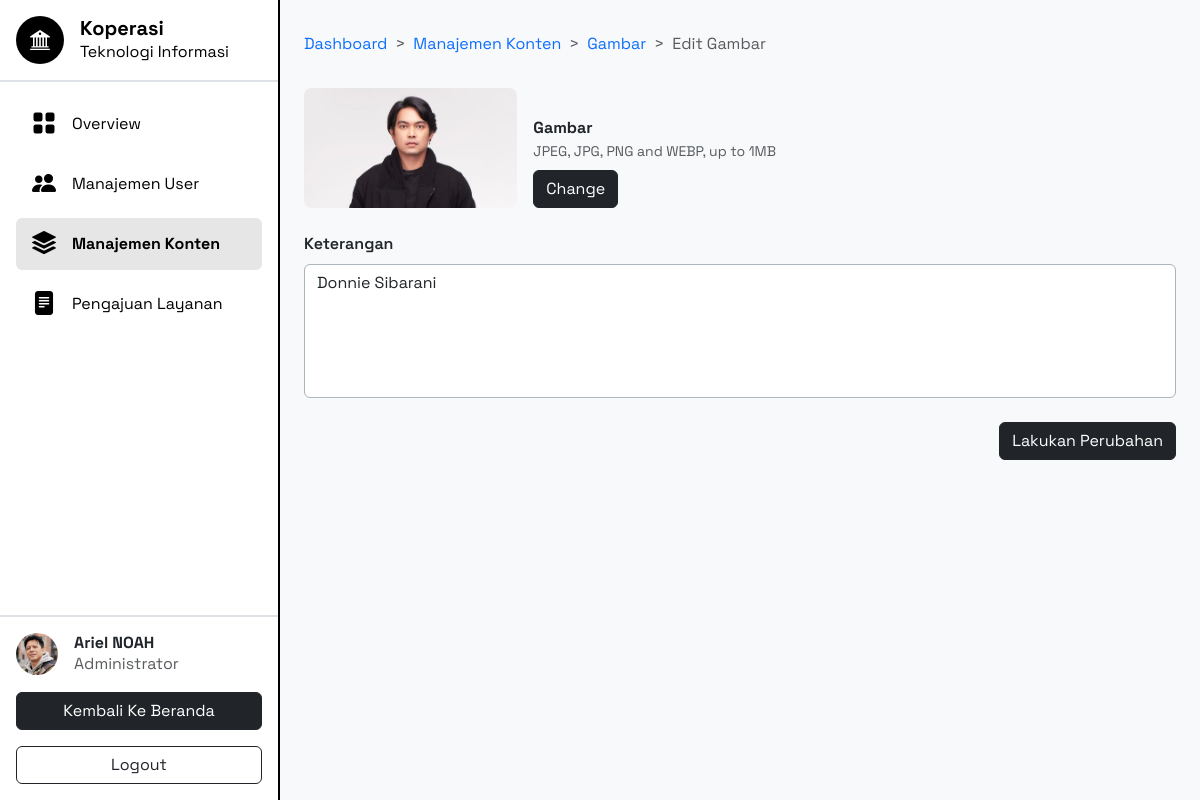
The app's page /dashboard/manage-content/image/edit/2 (signed in) with its own data.
### tables this page shows
CREATE TABLE `users` (
  `id` int NOT NULL,
  `avatar` varchar(150) NOT NULL,
  `nama` varchar(50) NOT NULL,
  `username` varchar(15) NOT NULL,
  `password` varchar(100) NOT NULL,
  `timestamp` timestamp NULL DEFAULT CURRENT_TIMESTAMP,
  `keterangan` text NOT NULL,
  `auth` varchar(20) NOT NULL,
  `aktif` enum('1','0') DEFAULT '1',
  `hapus` enum('1','0') DEFAULT '0'
);

CREATE TABLE `images` (
  `id` int NOT NULL,
  `nama_file` varchar(255) NOT NULL,
  `keterangan` text NOT NULL,
  `timestamp` timestamp NULL DEFAULT CURRENT_TIMESTAMP,
  `aktif` enum('1','0') DEFAULT '1',
  `hapus` enum('1','0') DEFAULT '0'
);

### app/Core/Controller.php (called while the page is built, shortened)
<?php
class Controller {
   protected function renderView(string $view, array $data = []) : void
   {
      extract($data);
      require_once __DIR__ . "/../View/" . $view . ".php";
   }
}

### app/Controller/ContentImageController.php (called while the page is built, shortened)
<?php
class ContentImageController extends Controller {
   private Image $imageModel;
   public function __construct()
   {
      $this->imageModel = new Image();
   }
   public function showEditImagePage(int $imageId) : void
   {
      $image = $this->imageModel->getImageById($imageId);
      $data = [
         "page" => "ManageContent/Image/edit-image",
         "id" => $image["id"],
         "imagePath" => "/uploads/img/" . $image["nama_file"],
         "keterangan" => $image["keterangan"],
      ];
      $this->renderView(view: "Dashboard/index", data: $data);
   }
}

### public/index.php (called while the page is built, shortened)
<?php
try {
   Router::dispatch();
} catch (Exception $e) {
   http_response_code(500);
   require_once __DIR__ . "/../app/View/Error/internal-server-error.php";
}

### app/Config/Database.php (called while the page is built, shortened)
<?php
class Database {
   public static function getConnection() : PDO
   {
      $servername = "localhost";
      $database = "koperasi";
      $username = "root";
      $password = "";
      return new PDO("mysql:host=$servername;dbname=$database", $username, $password);
   }
}

### app/Model/User.php (called while the page is built, shortened)
<?php
class User {
   private PDO $db;
   public function __construct()
   {
      $this->db = Database::getConnection();
   }
   public function getUserById(int $id) : ?array
   {
      $sql = "SELECT * FROM users WHERE id = ?";
      $stmt = $this->db->prepare($sql);
      $stmt->execute([$id]);
      $user = $stmt->fetch(PDO::FETCH_ASSOC);
      return $user ?: null;
   }
}

### app/Model/Image.php (called while the page is built, shortened)
<?php
class Image {
   private PDO $db;
   public function __construct()
   {
      $this->db = Database::getConnection();
   }
   public function getImageById(int $id) : ?array
   {
      $sql = "SELECT * FROM images WHERE id = ?";
      $stmt = $this->db->prepare($sql);
      $stmt->execute([$id]);
      $image = $stmt->fetch(PDO::FETCH_ASSOC);
      return $image ?: null;
   }
}

### app/View/Dashboard/ManageContent/Image/edit-image.php (the view, shortened to what this page needs)
<nav style="--bs-breadcrumb-divider: '>';" aria-label="breadcrumb" class="py-2 mb-4">
   <ol class="breadcrumb mb-0">
      <li class="breadcrumb-item"><a href="/dashboard">Dashboard</a></li>
      <li class="breadcrumb-item"><a href="/dashboard/manage-content">Manajemen Konten</a></li>
      <li class="breadcrumb-item"><a href="/dashboard/manage-content/image">Gambar</a></li>
      <li class="breadcrumb-item active" aria-current="page">Edit Gambar</li>
   </ol>
</nav>
<form method="POST" action=<?="/images/edit/$id"?> enctype="multipart/form-data">
   <div class="d-flex align-items-end gap-3 mb-4">
      <img id="imagePreview" src=<?=$imagePath?> alt="image-preview" class="rounded-3 object-fit-cover" style="aspect-ratio: 16/9; height: 120px;">
      <div>
         <h6 class="mb-1 fw-bold d-block">Gambar</h6>
         <p class="mb-2 text-body-secondary" style="font-size: 14px;">
            JPEG, JPG, PNG and WEBP, up to 1MB
         </p>
         <label class="btn btn-dark me-2" for="imageInput">Change</label>
      </div>
   </div>
   <div class="mb-4">
      <label class="mb-2 fw-semibold" for="keterangan">Keterangan</label>
      <textarea name="keterangan" id="keterangan" class="form-control border-dark-subtle" placeholder="Masukkan Keterangan Disini..." required rows="5"><?=$keterangan?></textarea>
   </div>
   <div class="d-flex justify-content-end gap-3">
      <button name="image" type="submit" class="btn btn-dark">
         Lakukan Perubahan
      </button>
   </div>
</form>

### app/Core/Router.php (shortened to what this page needs)
<?php
class Router {
   private static array $routes = [];
   public static function addRoute(string $method, string $path, string $controller, string $action, array $middlewares = []) : void
   {
      array_push(self::$routes,
         [
            "method" => $method,
            "path" => $path,
            "controller" => $controller,
            "action" => $action,
            "middlewares" => $middlewares
         ]
      );
   }
   public static function dispatch() : void
   {
      $path = $_SERVER["PATH_INFO"] ?? "/";
      $method = $_SERVER["REQUEST_METHOD"];
      foreach (self::$routes as $route) {
         $pattern = preg_replace("#:([a-zA-Z_][a-zA-Z0-9_]*)#", "([^/]+)", $route["path"]);
         $pattern = "#^" . $pattern . "$#";
         $routeAndPathExist = $route["method"] === $method && preg_match($pattern, $path, $matches);
         if ($routeAndPathExist) {
            array_shift($matches);
            $controller = new $route["controller"];
            $action = $route["action"];
            $controller->$action(...$matches);
            return;
         }
      }
   }
}

### app/Template/sidebar.php (shortened to what this page needs)
<aside id="dashboardSidebar" class="bg-white border-end border-2 border-black vh-100 d-flex flex-column" style="min-width: 280px; transition: 300ms;">
   <div class="p-3 border-bottom border-2 position-relative">
      <div class="d-flex align-items-center gap-3">
         <div class="bg-black d-flex flex-grow-0 justify-content-center align-items-center rounded-circle" style="width: 48px; height: 48px;">
            <i class="text-white bi bi-bank2 fs-5"></i>
         </div>
         <div class="text-black">
            <h5 class="fw-bold m-0">Koperasi</h5>
            <p class="m-0">Teknologi Informasi</p>
         </div>
      </div>
   </div>
   <div class="d-flex flex-column flex-grow-1 gap-2 p-3 overflow-y-auto">
      <a href="/dashboard" class="dashboard-menu d-flex align-items-center gap-3 text-decoration-none text-black px-3 py-2 rounded-2">
         <i class="bi bi-grid-fill fs-4"></i>
         <p class="m-0">Overview</p>
      </a>
      <?php if ($userAuth === "administrator") { ?>
         <a href="/dashboard/manage-user" class="dashboard-menu d-flex align-items-center gap-3 text-decoration-none text-black px-3 py-2 rounded-2">
            <i class="bi bi-people-fill fs-4"></i>
            <p class="m-0">Manajemen User</p>
         </a>
         <a href="/dashboard/manage-content" class="dashboard-menu d-flex align-items-center gap-3 text-decoration-none text-black px-3 py-2 rounded-2">
            <i class="bi bi-stack fs-4"></i>
            <p class="m-0">Manajemen Konten</p>
         </a>
      <?php } ?>
      <?php if ($userAuth === "administrator" || $userAuth === "pegawai") { ?>
         <a href="/dashboard/pengajuan-layanan" class="dashboard-menu d-flex align-items-center gap-3 text-decoration-none text-black px-3 py-2 rounded-2">
            <i class="bi bi-file-text-fill fs-4"></i>
            <p class="m-0">Pengajuan Layanan</p>
         </a>
      <?php } ?>
   </div>
   <div class="p-3 border-top border-2 d-flex flex-column gap-3">
      <div class="d-flex align-items-center gap-3" style="cursor: pointer;">
         <div class="flex-grow-0 bg-dark-subtle rounded-circle overflow-hidden" style="width: 42px; height: 42px;">
            <img src=<?=$userAvatar?> alt=<?=$userAvatarName?> class="w-100 h-100 object-fit-cover">
         </div>
         <div>
            <h6 class="m-0 fw-bold"><?=$userNama?></h6>
            <p class="m-0 text-body-secondary text-capitalize"><?=$userAuth?></p>
         </div>
      </div>
      <a href="/" class="btn btn-dark">Kembali Ke Beranda</a>
      <a href="/logout" class="btn btn-outline-dark w-100">Logout</a>
   </div>
</aside>

### public/assets/css/base-style.css (style rules this page uses)
body { font-family: "Space Grotesk"; }
a { text-decoration: none; }
textarea { resize: none; }

### public/assets/css/dashboard.css (style rules this page uses)
#dashboardSidebar { position: fixed; top: 0; left: -100%; z-index: 9999; }
.dashboard-menu.active { background-color: #e6e6e6; font-weight: bold; }
@media screen and (min-width: 992px) { #dashboardSidebar { position: static; } }

### records on screen
users: shows "Manajemen User", shows "Pengajuan Layanan", avatar (picture), nama "Ariel NOAH", auth "Administrator", keterangan "Donnie Sibarani"
